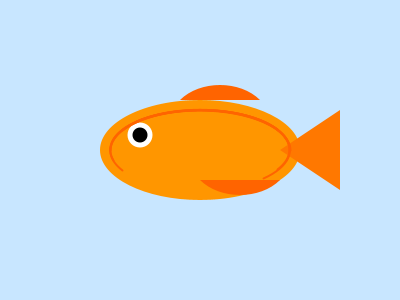
Frame 1 (no input)
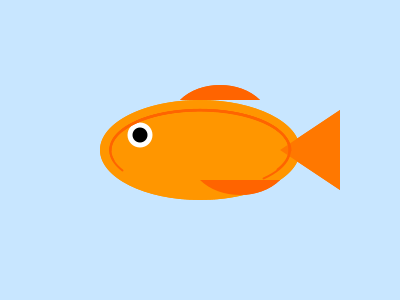
Frame 2 (the mouse pressed at the canvas centre, redrawn once)

The Processing sketch that drew these frames (run headless with seeded random() and noise(); the mouse was pressed at the canvas centre and the sketch redrawn once):

// Processing sketch: soal_1_tomi_ompusunggu
// ── soal_1_tomi_ompusunggu.pde
void setup() {
  size(400, 300);
  background(200, 230, 255);
  noLoop();
}

void draw() {
  drawFish(200, 150);
}

void drawFish(float x, float y) {
  pushMatrix();
  translate(x, y);
  
  // Tubuh ikan
  noStroke();
  fill(255, 150, 0);
  ellipse(0, 0, 200, 100);
  
  // Ekor ikan
  fill(255, 120, 0);
  triangle(80, 0, 140, -40, 140, 40);
  
  // Mata ikan
  fill(255);
  ellipse(-60, -15, 25, 25);
  fill(0);
  ellipse(-60, -15, 15, 15);
  
  // Sirip atas
  fill(255, 100, 0);
  beginShape();
  vertex(-20, -50);
  bezierVertex(0, -70, 40, -70, 60, -50);
  endShape(CLOSE);
  
  // Sirip bawah
  beginShape();
  vertex(0, 30);
  bezierVertex(20, 50, 60, 50, 80, 30);
  endShape(CLOSE);
  
  // Garis-garis pada tubuh ikan
  stroke(255, 100, 0);
  strokeWeight(2);
  noFill();
  for (int i = -30; i < 60; i += 15) {
    arc(0, 0, 180, 80, radians(180+i), radians(360+i));
  }
  
  popMatrix();
}
